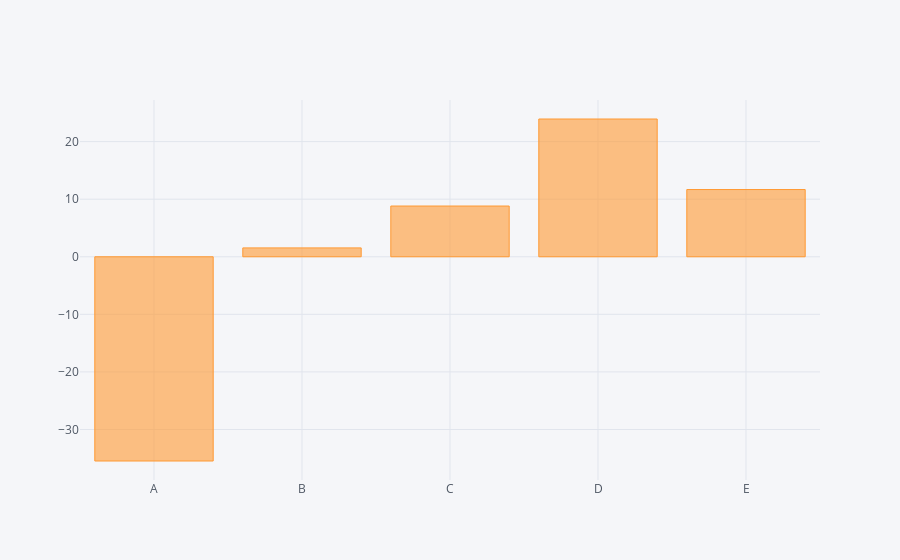

This figure's notebook cell:
### Code cell
#Bar plot representing the sum of each column in df1
df1.sum().iplot(kind='bar')

### Figure 1 — Plotly figure (JSON) as saved in the notebook; plotly's stock layout.template omitted (floating-point values rounded to 4 significant figures)
{"data": [{"marker": {"color": "rgba(255, 153, 51, 0.6)", "line": {"color": "rgba(255, 153, 51, 1.0)", "width": 1}}, "name": "None", "orientation": "v", "text": "", "type": "bar", "x": ["A", "B", "C", "D", "E"], "y": [-35.48, 1.541, 8.814, 23.93, 11.68]}], "layout": {"legend": {"bgcolor": "#F5F6F9", "font": {"color": "#4D5663"}}, "paper_bgcolor": "#F5F6F9", "plot_bgcolor": "#F5F6F9", "titlefont": {"color": "#4D5663"}, "xaxis1": {"gridcolor": "#E1E5ED", "showgrid": true, "tickfont": {"color": "#4D5663"}, "title": "", "titlefont": {"color": "#4D5663"}, "zerolinecolor": "#E1E5ED"}, "yaxis1": {"gridcolor": "#E1E5ED", "showgrid": true, "tickfont": {"color": "#4D5663"}, "title": "", "titlefont": {"color": "#4D5663"}, "zerolinecolor": "#E1E5ED"}}}
